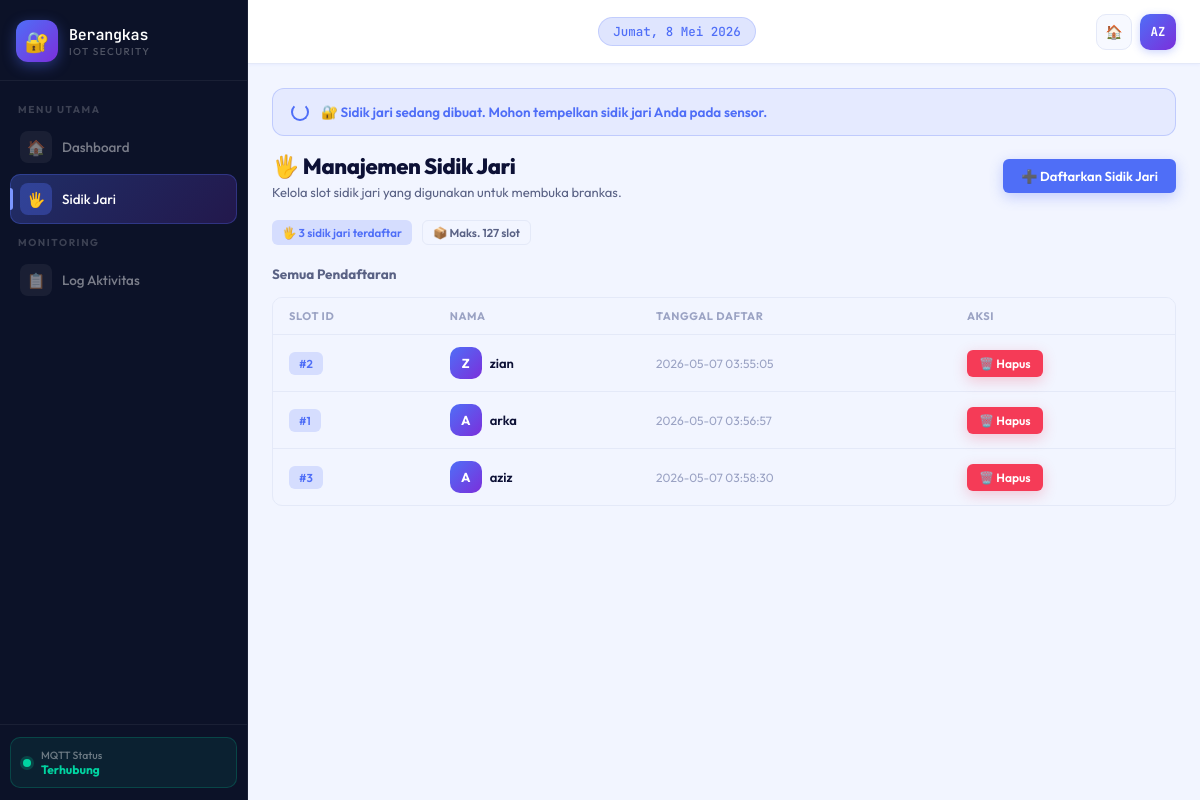
The app's page /sidik_jari, older data.
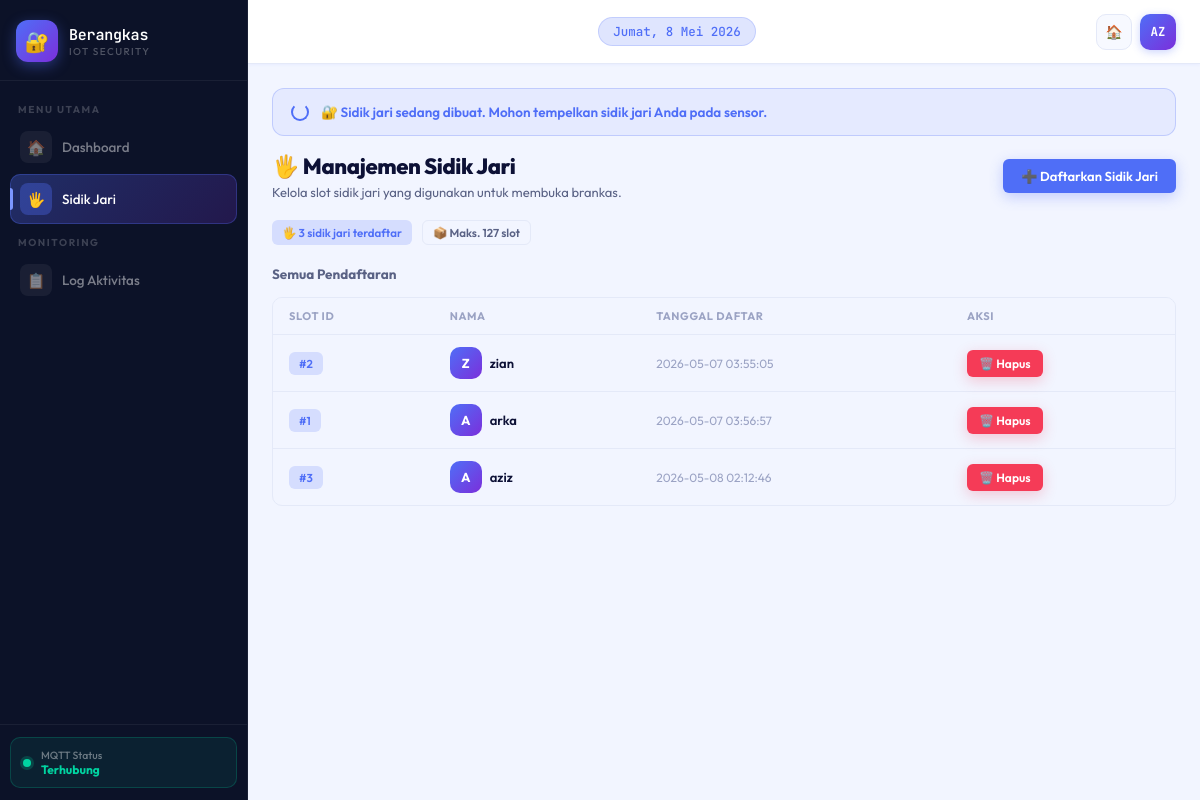
The same page, newer data.
### tables this page shows
CREATE TABLE sidik_jari (
            id INTEGER PRIMARY KEY AUTOINCREMENT,
            nama TEXT NOT NULL,
            finger_id INTEGER NOT NULL UNIQUE,
            created_at TIMESTAMP DEFAULT CURRENT_TIMESTAMP
        );

### app.py (the view)
@app.route("/sidik_jari")
def halaman_sidik_jari():
    db = get_db()
    data = db.execute("SELECT * FROM sidik_jari").fetchall()
    return render_template("sidik_jari.html", data=data)

### database.py (called while the page is built)
def get_db():
    conn = sqlite3.connect("brankas.db")
    conn.row_factory = sqlite3.Row
    return conn

### templates/sidik_jari.html (shortened to what this page needs)
<!doctype html>
<html lang="id">
  <head>
    <link
      rel="stylesheet"
      href="{{ url_for('static', filename='css/Dashboard.css') }}" />
  </head>
  <body>
    <aside class="sidebar">
      <div class="sidebar-brand">
        <a href="/" class="brand-logo">
          <div class="brand-icon">🔐</div>
          <div class="brand-text">
            <span class="brand-name">Berangkas</span>
            <span class="brand-sub">IoT Security</span>
          </div>
        </a>
      </div>
      <nav class="sidebar-nav">
        <span class="nav-label">Menu Utama</span>
        <a href="/" class="nav-item"
          ><span class="nav-icon">🏠</span> Dashboard</a
        >
        <a href="/sidik_jari" class="nav-item active"
          ><span class="nav-icon">🖐️</span> Sidik Jari</a
        >
        <span class="nav-label">Monitoring</span>
        <a href="/#log-section" class="nav-item"
          ><span class="nav-icon">📋</span> Log Aktivitas</a
        >
      </nav>
      <div class="sidebar-footer">
        <div class="sidebar-status">
          <div class="status-dot"></div>
          <div class="status-info">
            <div class="status-label">MQTT Status</div>
            <div class="status-value">Terhubung</div>
          </div>
        </div>
      </div>
    </aside>
    <main class="main">
      <header class="topbar">
        <div class="topbar-center">
          <div class="topbar-date" id="topbar-date"></div>
        </div>
        <div class="topbar-actions">
          <a href="/" class="topbar-btn">🏠</a>
          <div class="topbar-avatar">AZ</div>
        </div>
      </header>
      <div class="content">
        <div class="enroll-banner" id="enroll-banner">
          <div class="enroll-spinner" id="enroll-spinner"></div>
          <span id="enroll-msg">Menunggu jari...</span>
        </div>
        <div class="section-header">
          <div>
            <div class="page-title">🖐️ Manajemen Sidik Jari</div>
            <div class="page-sub">
              Kelola slot sidik jari yang digunakan untuk membuka brankas.
            </div>
          </div>
          <button class="btn btn-primary" onclick="openModal('tambah-modal')">
            ➕ Daftarkan Sidik Jari
          </button>
        </div>
        <div style="display: flex; gap: 10px; margin-bottom: 20px">
          <div class="chip chip-primary">
            🖐️ {{ data|length }} sidik jari terdaftar
          </div>
          <div class="chip chip-neutral">📦 Maks. 127 slot</div>
        </div>
        <div class="section-header" style="margin-bottom: 14px">
          <span
            style="
              font-size: 13.5px;
              font-weight: 700;
              color: var(--text-secondary);
            "
            >Semua Pendaftaran</span
          >
        </div>
        {% if data %}
        <div class="table-wrap">
          <table>
            <thead>
              <tr>
                <th>Slot ID</th>
                <th>Nama</th>
                <th>Tanggal Daftar</th>
                <th>Aksi</th>
              </tr>
            </thead>
            <tbody>
              {% for s in data %}
              <tr>
                <td>
                  <span class="chip chip-primary">#{{ s.finger_id }}</span>
                </td>
                <td>
                  <div class="flex-center gap-8">
                    <div class="avatar">{{ s.nama[0]|upper }}</div>
                    <span style="font-weight: 600">{{ s.nama }}</span>
                  </div>
                </td>
                <td class="td-secondary">{{ s.created_at }}</td>
                <td>
                  <button
                    class="btn btn-sm btn-danger"
                    data-id="{{ s.id }}"
                    data-nama="{{ s.nama }}"
                    data-finger="{{ s.finger_id }}"
                    onclick="confirmDelete(this)">
                    🗑️ Hapus
                  </button>
                </td>
              </tr>
              {% endfor %}
            </tbody>
          </table>
        </div>
        {% endif %}
      </div>
    </main>
  </body>
</html>

### templates/sidik_jari.html (style rules this page uses)
.enroll-banner { display: none; align-items: center; gap: 12px; padding: 14px 18px; border-radius: 12px; margin-bottom: 16px; font-size: 13.5px; font-weight: 600; animation: pulse 1.5s infinite; }
.enroll-banner.show { display: flex; }
.enroll-banner.waiting { background: rgba(79, 110, 247, 0.08); border: 1.5px solid rgba(79, 110, 247, 0.25); color: #4f6ef7; }
.enroll-spinner { width: 18px; height: 18px; border: 2px solid currentColor; border-top-color: transparent; border-radius: 50%; animation: spin 0.8s linear infinite; flex-shrink: 0; }

Row changes from the older to the newer data that the page shows:
removed sidik_jari: finger_id "3", nama "A", nama "aziz", created_at "2026-05-07 03:58:30"
added sidik_jari: finger_id "3", nama "A", nama "aziz", created_at "2026-05-08 02:12:46"
